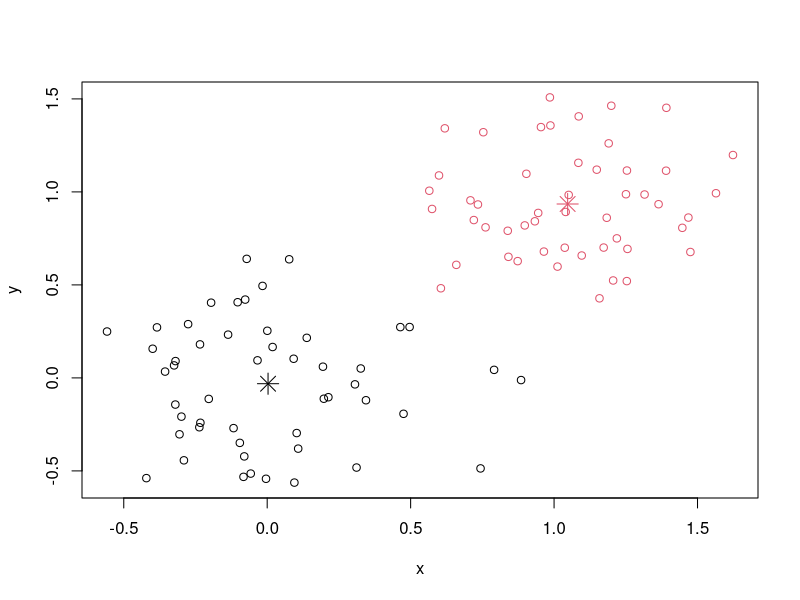

This chart was generated by the following R code:
# a 2-dimensional example
x <- rbind(matrix(rnorm(100, sd = 0.3), ncol = 2),
           matrix(rnorm(100, mean = 1, sd = 0.3), ncol = 2))
colnames(x) <- c("x", "y")
(cl <- kmeans(x, 2))
plot(x, col = cl$cluster)
points(cl$centers, col = 1:2, pch = 8, cex = 2)